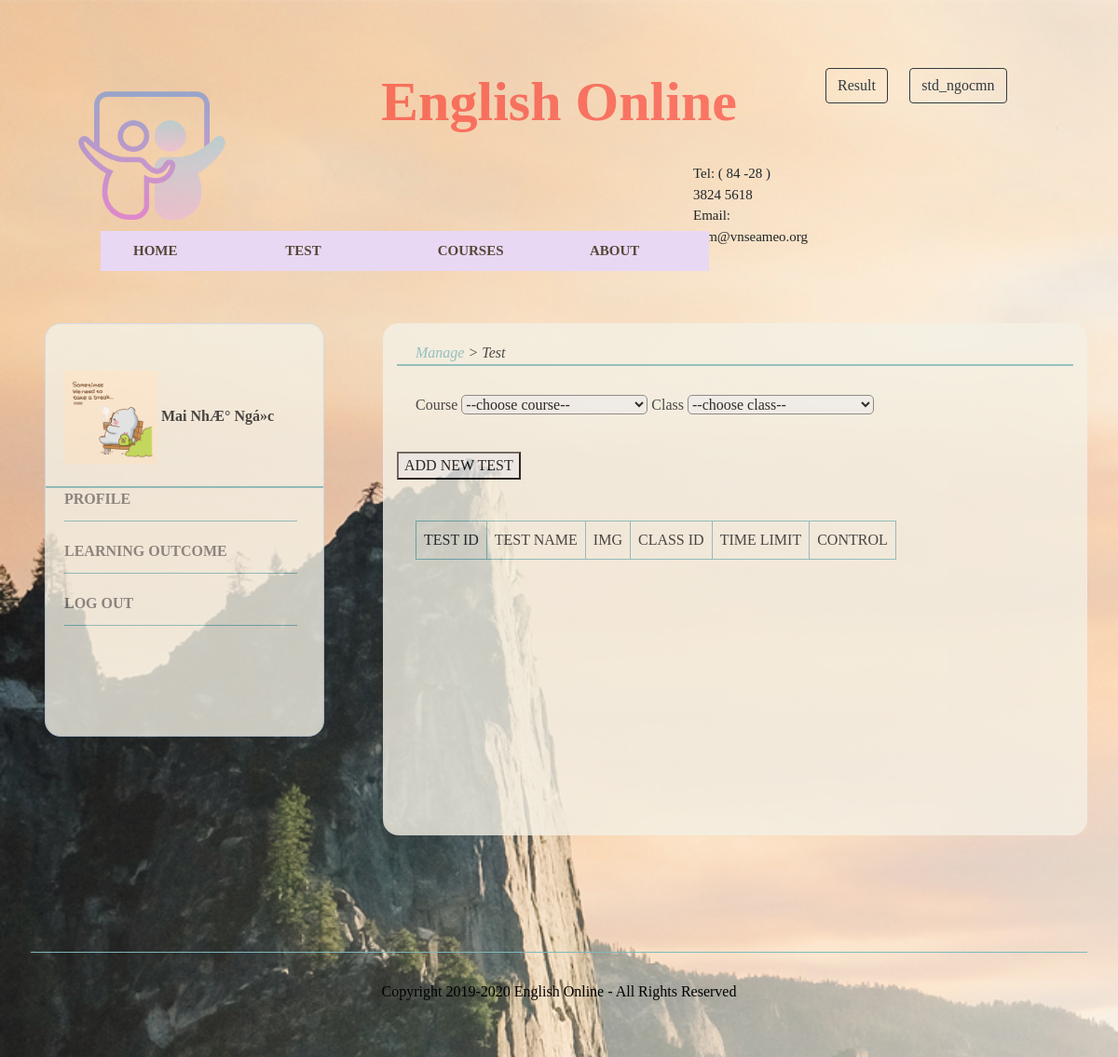
Before: /index.php?click=mn-test (signed in) with the older database file.
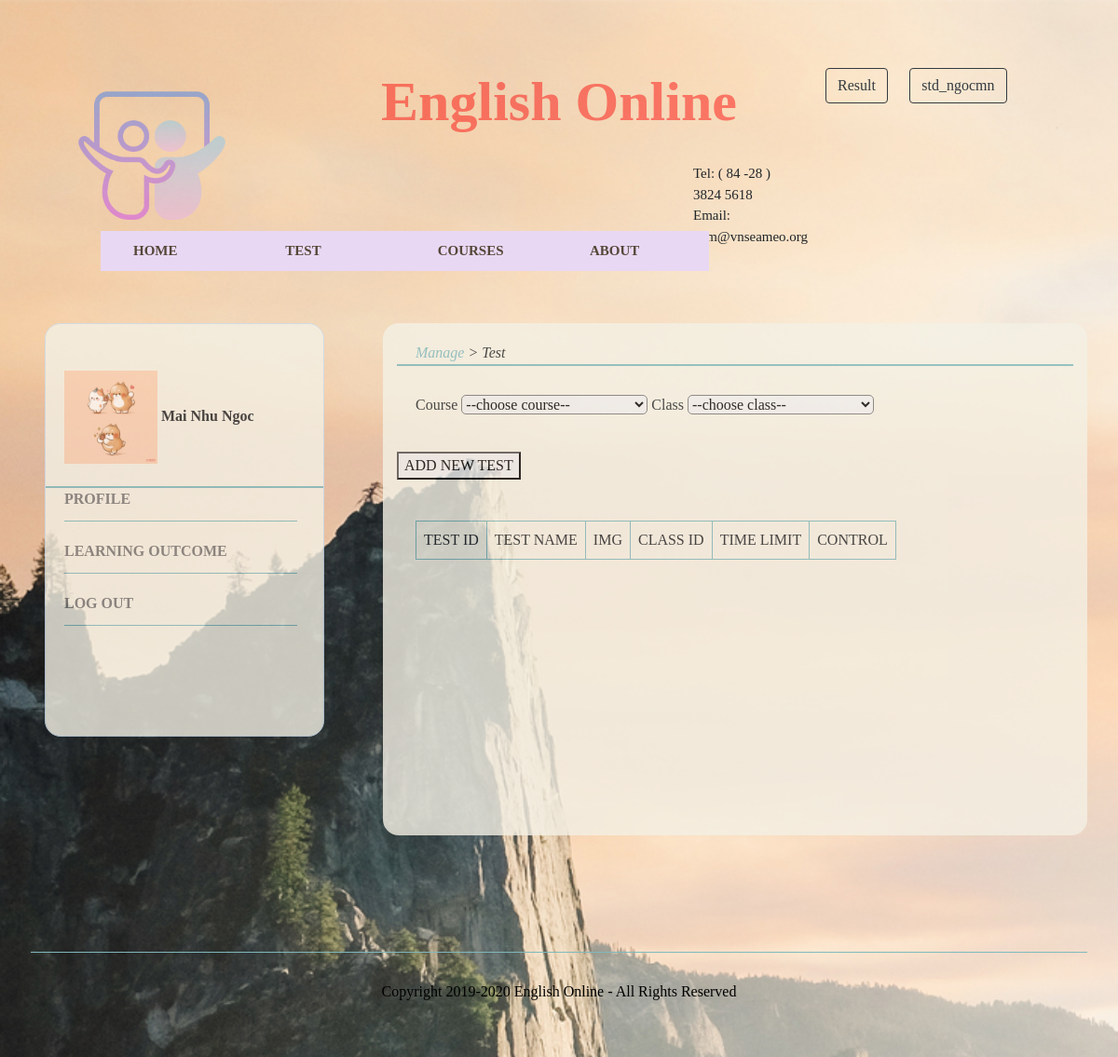
After: the same page with the newer database file.
### tables this page shows
CREATE TABLE `account` (
  `username` char(20) NOT NULL,
  `PASS` varchar(20) DEFAULT NULL,
  `role_id` char(20) DEFAULT NULL,
  `create_date` datetime DEFAULT NULL,
  `AVATAR` varchar(100) DEFAULT NULL
);

CREATE TABLE `student` (
  `USERNAME` char(20) NOT NULL,
  `FULLNAME` varchar(50) NOT NULL,
  `DOB` date DEFAULT NULL,
  `SEX` varchar(10) DEFAULT NULL,
  `EMAIL` varchar(50) DEFAULT NULL,
  `ADDRESS` varchar(150) DEFAULT NULL,
  `PHONE` char(12) DEFAULT NULL
);

### site/user-left/user-menu.php (the view, shortened to what this page needs)
<?php
$username = $_SESSION['login'];
$sql = "SELECT * FROM `account` WHERE username = '$username'";
$result = $conn->query($sql);
$row = $result->fetch_assoc();
if ($row['role_id'] == 'student') {
	$sql2 = "SELECT * FROM `student` WHERE username = '$username'";
}
else {
	$sql2 = "SELECT * FROM `teacher` WHERE username = '$username'";
}
$result2 = $conn->query($sql2);
$row2 = $result2->fetch_assoc();
?>
<link rel="stylesheet" type="text/css" href="css/user-menu.css">
<link rel="stylesheet" type="text/css" href="bootstrap/css/bootstrap.min.css">
<div class="container">
	<div class="user_sidebar">
		<div class="s_tittle">
			<img src="admin/modules/uploads/<?php echo $row['AVATAR'] ?>" alt="avata" height="100px" width="100px">
			<strong><?php echo $row2['FULLNAME'] ?></strong>
			<br><br>
		</div>
		<ul class="menu_user">
			<li class="info"><a href="./index.php?click=info"><b>Profile</b></a>
			</li>
			<li class="KQ"><a href="./index.php?click=lo&id=<?php echo $row['username'] ?>"><b>Learning Outcome</b></a>
			</li>
			<li class="logout"><a href="./index.php?click=info&ac=logout"><b>Log Out</b></a></li>
		</ul>
	</div>
</div>

Changed rows visible on the page:
changed account: AVATAR: a different picture
changed student: FULLNAME "Mai NhÆ° Ngá»c" → "Mai Nhu Ngoc"
